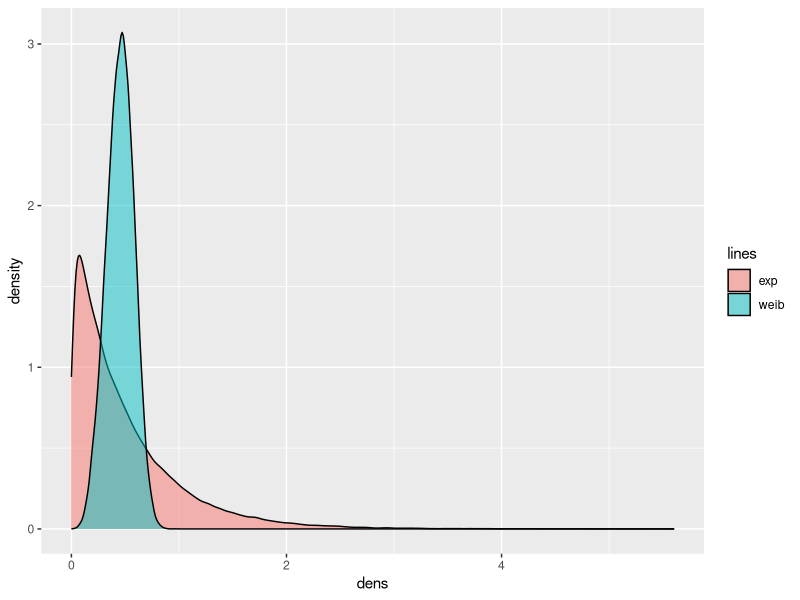
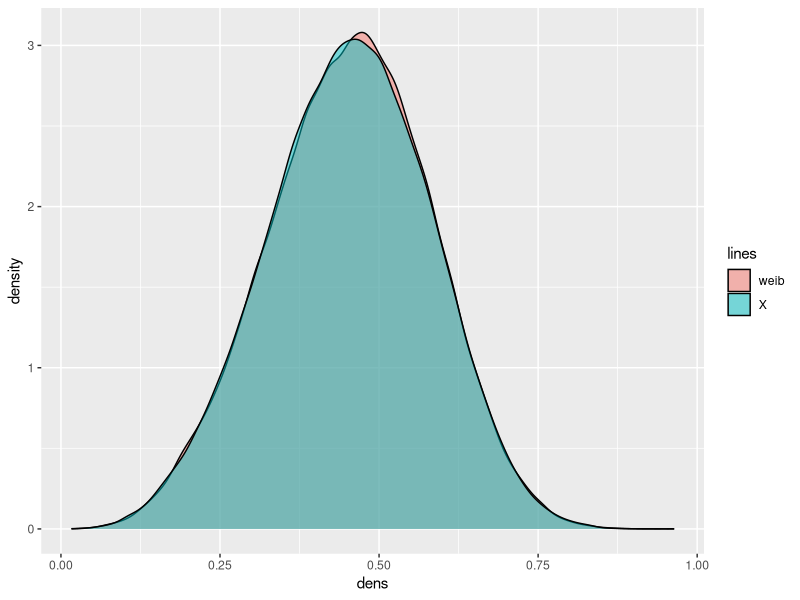

The R script that drew these images, in order:
library(ggplot2)
library(dplyr)
# shape = k (alpha), scale = 1/lambda
lambda = 2; k=4
rate = lambda; scale = 1/lambda

exp = rexp(n=100000, rate = rate)
weib = rweibull(n=100000, shape=k, scale = scale)
mean(weib); var(weib); mean(exp); var(exp)

U = runif(100000)
X = (-log(1-U))^(1/k) * scale
mean(X); var(X)

dat <- data.frame(dens = c(exp, weib, X)
                  , lines = rep(c( "exp", "weib", "X"), each = length(exp)))
ggplot(dat %>% filter(lines != "X"), aes(x = dens, fill = lines)) + geom_density(alpha = 0.5)
ggplot(dat %>% filter(lines != "exp"), aes(x = dens, fill = lines)) + geom_density(alpha = 0.5)
